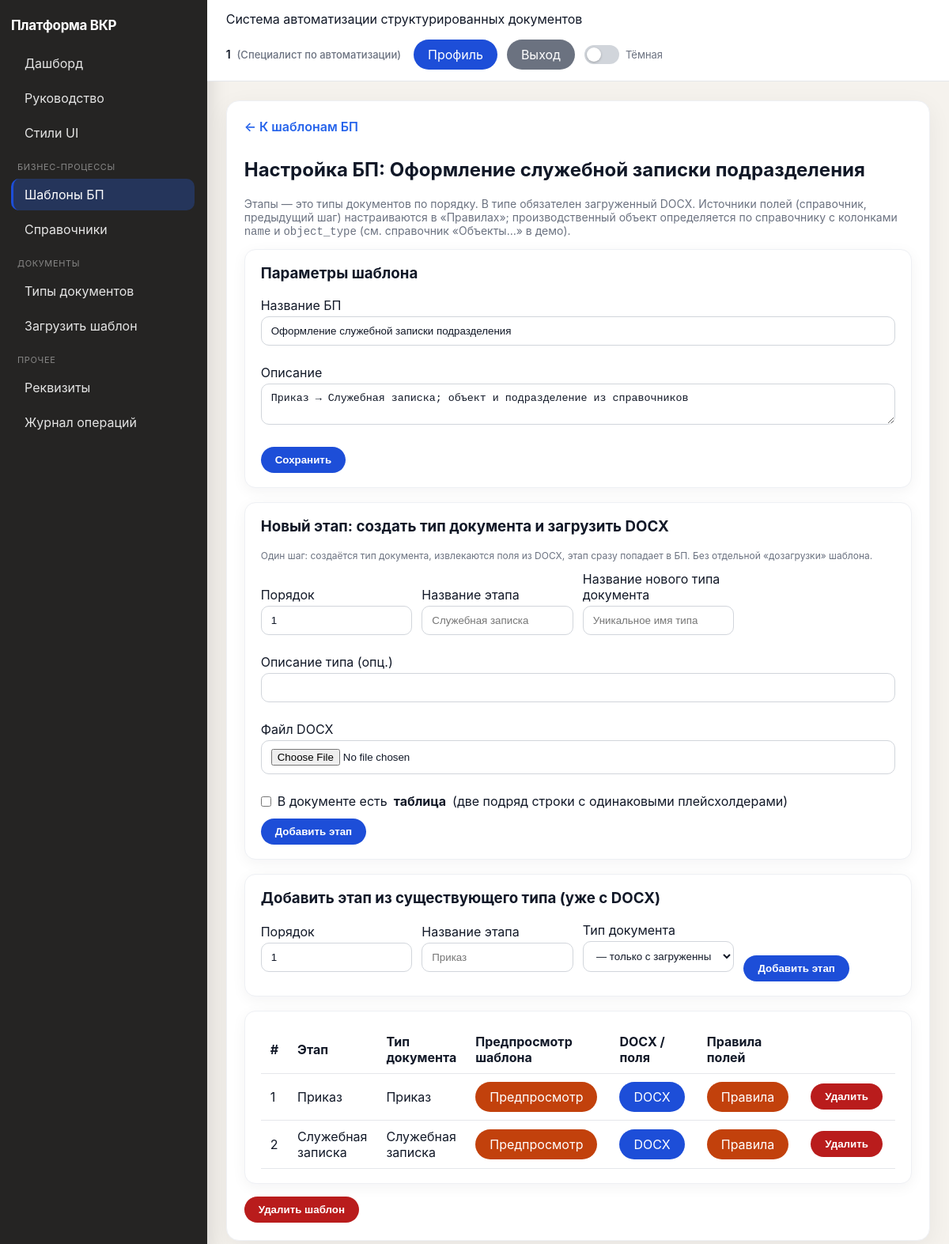
The app's page /ui/bpm/process-templates/1/ (signed in) with its own data.
### apps/users/models.py (models this page shows, shortened)
class Users(models.Model):
    user_id = models.BigAutoField(primary_key=True)
    login = models.CharField(max_length=150, unique=True)
    full_name = models.CharField(max_length=255)
    password = models.CharField(max_length=255, default="changeme")
    password_hash = models.CharField(max_length=255, blank=True)
    role_id = models.ForeignKey("roles.Roles", on_delete=models.PROTECT, related_name="users")
    class Meta:
        db_table = "Users"

### apps/roles/models.py (models this page shows, shortened)
class Roles(models.Model):
    role_id = models.BigAutoField(primary_key=True)
    role_name = models.CharField(max_length=50, unique=True)
    description = models.TextField(blank=True)
    class Meta:
        db_table = "Roles"

### apps/bpm/models.py (models this page shows, shortened)
class BusinessProcessTemplate(models.Model):
    bpt_id = models.BigAutoField(primary_key=True)
    name = models.CharField(max_length=255)
    description = models.TextField(blank=True)
    legacy_process = models.ForeignKey(
        "processes.Processes",
        on_delete=models.PROTECT,
        related_name="business_templates",
        help_text="Процесс из базовой модели: нужен для совместимости с Documents.process_id",
    )
    objects_dictionary = models.ForeignKey(
        "ReferenceDictionary",
        on_delete=models.SET_NULL,
        null=True,
        blank=True,
        related_name="bpm_templates_as_objects",
        help_text="Справочник объектов: запись при запуске БП становится производственным объектом документов.",
    )
    class Meta:
        db_table = "BusinessProcessTemplates"

class ProcessDocumentTemplate(models.Model):
    pdt_id = models.BigAutoField(primary_key=True)
    business_process_template = models.ForeignKey(
        BusinessProcessTemplate,
        on_delete=models.CASCADE,
        related_name="document_templates",
    )
    step_order = models.PositiveIntegerField()
    name = models.CharField(max_length=255)
    document_type = models.ForeignKey(
        "templates_cfg.DocumentTypes",
        on_delete=models.PROTECT,
        related_name="process_document_templates",
    )
    class Meta:
        db_table = "ProcessDocumentTemplates"
        ordering = ("business_process_template", "step_order")
        unique_together = (("business_process_template", "step_order"),)

### apps/templates_cfg/models.py (models this page shows, shortened)
class DocumentTypes(models.Model):
    document_type_id = models.BigAutoField(primary_key=True)
    name = models.CharField(max_length=255)
    description = models.TextField(blank=True)
    template_file = models.FileField(upload_to="doc_templates/", null=True, blank=True)
    template_html = models.TextField(blank=True)
    has_table_template = models.BooleanField(
        default=False,
        help_text="В DOCX есть повторяющаяся таблица: две подряд строки с одинаковыми плейсхолдерами; ключи не дублируются в каталоге полей.",
    )
    table_anchor_json = models.TextField(
        blank=True,
        default="",
        help_text="JSON: индекс таблицы и две строки-шаблона, например {\"table_idx\":0,\"row0\":1,\"row1\":2}.",
    )
    class Meta:
        db_table = "DocumentTypes"

### apps/bpm/views.py (the view, shortened to what this page needs)
# urls.py: path("ui/bpm/process-templates/<int:bpt_id>/", UIBPMProcessTemplateDetailView.as_view(), name="ui-bpm-process-template-detail"),
class UIBPMProcessTemplateDetailView(LoginRequiredRoleMixin, View):
    allowed_roles = SpecialistBPMPermission.allowed_roles
    def get(self, request, bpt_id):
        bpt = get_object_or_404(
            BusinessProcessTemplate.objects.select_related("legacy_process", "objects_dictionary"),
            bpt_id=bpt_id,
        )
        steps = (
            ProcessDocumentTemplate.objects.filter(business_process_template=bpt)
            .select_related("document_type")
            .order_by("step_order")
        )
        doc_types_with_template = (
            DocumentTypes.objects.exclude(Q(template_file__isnull=True) | Q(template_file="")).order_by("name")
        )
        return render(
            request,
            "ui/bpm/specialist/process_template_detail.html",
            {
                "bpt": bpt,
                "steps": steps,
                "doc_types_with_template": doc_types_with_template,
            },
        )

### apps/users/context_processors.py (called while the page is built)
def current_enterprise_user(request):
    return {"current_enterprise_user": get_request_user(request)}

### apps/users/permissions.py (called while the page is built)
def get_request_user(request):
    params = getattr(request, "query_params", getattr(request, "GET", {}))
    user_id = request.session.get("user_id") or request.headers.get("X-User-Id") or params.get("user_id")
    if not user_id:
        return None
    try:
        return Users.objects.select_related("role_id").get(user_id=user_id)
    except Users.DoesNotExist:
        return None

### apps/users/templatetags/ui_labels.py (called while the page is built)
@register.filter
def role_ru(value):
    return ROLE_LABELS.get(value, value)

### apps/users/ui_permissions.py (called while the page is built)
    @method_decorator(csrf_protect)
    def dispatch(self, request, *args, **kwargs):
        user = get_request_user(request)
        if not user:
            return redirect("login-page")
        request.enterprise_user = user
        if self.allowed_roles and user.role_id.role_name not in self.allowed_roles:
            return redirect("dashboard")
        return super().dispatch(request, *args, **kwargs)

### templates/ui/bpm/specialist/process_template_detail.html (shortened to what this page needs)
{% extends "ui/base.html" %}
{% block content %}
<a class="back-link" href="{% url 'ui-bpm-process-templates' %}">← К шаблонам БП</a>
<h2>Настройка БП: {{ bpt.name }}</h2>
<p class="text-muted">Этапы — это типы документов по порядку. В типе обязателен загруженный DOCX. Источники полей (справочник, предыдущий шаг) настраиваются в «Правилах»; производственный объект определяется по справочнику с колонками <code>name</code> и <code>object_type</code> (см. справочник «Объекты…» в демо).</p>
<div class="card" style="margin-bottom:18px;">
  <h3 style="margin-top:0;">Параметры шаблона</h3>
  <form method="post" class="form-grid-2">{% csrf_token %}
    <div class="full-row"><label>Название БП</label><input type="text" name="name" value="{{ bpt.name }}" required /></div>
    <div class="full-row"><label>Описание</label><textarea name="description" rows="2">{{ bpt.description }}</textarea></div>
    <div style="align-self:end;"><button type="submit" class="btn btn-save btn-pill">Сохранить</button></div>
  </form>
</div>
<div class="card" style="margin-bottom:18px;">
  <h3 style="margin-top:0;">Новый этап: создать тип документа и загрузить DOCX</h3>
  <p class="hint">Один шаг: создаётся тип документа, извлекаются поля из DOCX, этап сразу попадает в БП. Без отдельной «дозагрузки» шаблона.</p>
  <form method="post" enctype="multipart/form-data" class="form-grid-4">{% csrf_token %}
    <div><label>Порядок</label><input type="number" name="step_order" value="1" min="1" /></div>
    <div><label>Название этапа</label><input name="step_name" placeholder="Служебная записка" /></div>
    <div><label>Название нового типа документа</label><input name="new_doc_type_name" required placeholder="Уникальное имя типа" /></div>
    <div class="full-row"><label>Описание типа (опц.)</label><input name="new_doc_type_description" /></div>
    <div class="full-row"><label>Файл DOCX</label><input type="file" name="template_file" accept=".docx" required /></div>
    <div class="full-row">
      <label style="display:flex;align-items:center;gap:8px;width:auto;">
        <input type="checkbox" name="has_table_template" value="on" style="width:auto;margin:0;" />
        В документе есть <strong>таблица</strong> (две подряд строки с одинаковыми плейсхолдерами)
      </label>
    </div>
    <div style="align-self:end;"><button type="submit" class="btn btn-save btn-pill">Добавить этап</button></div>
  </form>
</div>
<div class="card" style="margin-bottom:18px;">
  <h3 style="margin-top:0;">Добавить этап из существующего типа (уже с DOCX)</h3>
  <form method="post" class="form-grid-4">{% csrf_token %}
    <div><label>Порядок</label><input type="number" name="step_order" value="1" min="1" /></div>
    <div><label>Название этапа</label><input name="step_name" placeholder="Приказ" /></div>
    <div><label>Тип документа</label>
      <select name="document_type_id" required>
        <option value="">— только с загруженным DOCX —</option>
      </select>
    </div>
    <div style="align-self:end;"><button type="submit" class="btn btn-save btn-pill">Добавить этап</button></div>
  </form>
</div>
<div class="card">
  <table class="zebra">
    <thead>
      <tr>
        <th>#</th>
        <th>Этап</th>
        <th>Тип документа</th>
        <th>Предпросмотр шаблона</th>
        <th>DOCX / поля</th>
        <th>Правила полей</th>
        <th></th>
      </tr>
    </thead>
    <tbody>
    {% for s in steps %}
      <tr>
        <td>{{ s.step_order }}</td>
        <td>{{ s.name }}</td>
        <td>{{ s.document_type.name }}</td>
        <td>
          <a href="{% url 'ui-template-preview' document_type_id=s.document_type_id %}?bpt_id={{ bpt.bpt_id }}&amp;pdt_id={{ s.pdt_id }}" class="btn btn-edit btn-inline btn-pill">Предпросмотр</a>
        </td>
        <td><a href="{% url 'ui-bpm-step-document' bpt_id=bpt.bpt_id pdt_id=s.pdt_id %}" class="btn btn-save btn-inline btn-pill">DOCX</a></td>
        <td><a href="{% url 'ui-bpm-field-rules' bpt_id=bpt.bpt_id pdt_id=s.pdt_id %}" class="btn btn-edit btn-inline btn-pill">Правила</a></td>
        <td>
          <form method="post" style="display:inline;" onsubmit="return confirm('Удалить этап?');">{% csrf_token %}
            <button type="submit" class="btn btn-delete btn-inline btn-pill">Удалить</button>
          </form>
        </td>
      </tr>
    {% empty %}
      <tr><td colspan="7">Этапы не заданы</td></tr>
    {% endfor %}
    </tbody>
  </table>
</div>
<form method="post" style="margin-top:16px;" onsubmit="return confirm('Удалить шаблон БП целиком?');">{% csrf_token %}
  <button type="submit" class="btn btn-delete btn-pill">Удалить шаблон</button>
</form>
{% endblock %}

### templates/ui/base.html (shortened to what this page needs)
<!doctype html>
<html lang="ru">
<head>
</head>
{% load ui_labels %}
<body>
<div class="layout">
    <aside class="sidebar">
        <div class="brand">Платформа ВКР</div>
        <nav class="menu">
            <a href="/" class="{% if request.path == '/' %}active{% endif %}">Дашборд</a>
            <a href="/ui/help/" class="{% if '/ui/help/' in request.path %}active{% endif %}">Руководство</a>
            {% if current_enterprise_user %}
            <a href="{% url 'ui-system-styleguide' %}" class="{% if '/ui/system/styleguide' in request.path %}active{% endif %}">Стили UI</a>
                {% if current_enterprise_user.role_id.role_name == "ADMIN" %}
                    <div class="menu-title">Основное</div>
                    <a href="/ui/users/" class="{% if '/ui/users/' in request.path %}active{% endif %}">Пользователи</a>
                    <a href="/ui/roles/" class="{% if '/ui/roles/' in request.path %}active{% endif %}">Роли</a>
                    <a href="/ui/documents/" class="{% if '/ui/documents/' in request.path %}active{% endif %}">Документы</a>
                    <div class="menu-title">Контроль</div>
                    <a href="/ui/logs/" class="{% if '/ui/logs/' in request.path %}active{% endif %}">Журнал операций</a>
                {% elif current_enterprise_user.role_id.role_name == "SPECIALIST" %}
                    <div class="menu-title">Бизнес-процессы</div>
                    <a href="/ui/bpm/process-templates/" class="{% if '/ui/bpm/process-templates' in request.path %}active{% endif %}">Шаблоны БП</a>
                    <a href="/ui/bpm/dictionaries/" class="{% if '/ui/bpm/dictionaries' in request.path %}active{% endif %}">Справочники</a>
                    <div class="menu-title">Документы</div>
                    <a href="/ui/document-types/" class="{% if '/ui/document-types/' in request.path %}active{% endif %}">Типы документов</a>
                    <a href="/ui/templates/create/" class="{% if '/ui/templates/create' in request.path %}active{% endif %}">Загрузить шаблон</a>
                    <div class="menu-title">Прочее</div>
                    <a href="/ui/requisites/" class="{% if '/ui/requisites/' in request.path %}active{% endif %}">Реквизиты</a>
                    <a href="/ui/logs/" class="{% if '/ui/logs/' in request.path %}active{% endif %}">Журнал операций</a>
                {% endif %}
            {% endif %}
        </nav>
    </aside>
    <main class="main">
        <div class="topbar">
            <div>
                Система автоматизации структурированных документов
            </div>
            <div class="topbar-user">
                {% if current_enterprise_user %}
                    <span class="topbar-user-meta">
                        <strong>{{ current_enterprise_user.full_name }}</strong>
                        <span class="topbar-user-role">({{ current_enterprise_user.role_id.role_name|role_ru }})</span>
                    </span>
                    <div class="topbar-actions">
                        <a href="/profile/" class="btn btn-save btn-pill btn-inline">Профиль</a>
                        <a href="/logout/" class="btn btn-back btn-pill btn-inline">Выход</a>
                        <label class="theme-toggle" title="Тёмная тема">
                            <span class="theme-toggle-track" aria-hidden="true"></span>
                            <span class="theme-toggle-label">Тёмная</span>
                        </label>
                    </div>
                {% else %}
                    <a href="/login/" class="btn btn-save btn-pill">Вход</a>
                {% endif %}
            </div>
        </div>
        <div class="content">
            <div class="panel">
                {% block content %}{% endblock %}
            </div>
        </div>
    </main>
</div>
</body>
</html>

### records on screen
Users: full_name "1", role_id.role_name|role_ru "Специалист по автоматизации"
BusinessProcessTemplate: name "Оформление служебной записки подразделения", description "Приказ → Служебная записка; объект и подразделение из справочников"
ProcessDocumentTemplate: step_order "1", name "Приказ", document_type.name "Приказ"
ProcessDocumentTemplate: step_order "2", name "Служебная записка", document_type.name "Служебная записка"
